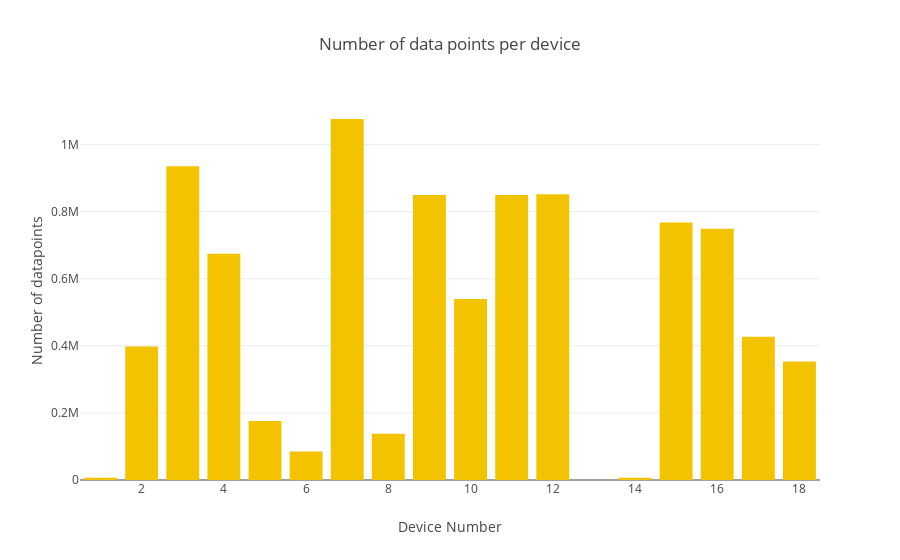

Notebook cell for this chart:
### Markdown cell above
Plotting device numbers and number of data points.

### Code cell
simple_bar_plot(xvalues=device_numbers,
                yvalues=ping_counts,
                name="ping datapoints",
                title="Number of data points per device",
                ytitle="Number of datapoints")

### Figure 1 — Plotly figure (JSON) as saved in the notebook; plotly's stock layout.template omitted (floating-point values rounded to 4 significant figures)
{"data": [{"marker": {"color": "F3C300"}, "name": "ping datapoints", "type": "bar", "x": [1, 2, 3, 4, 5, 6, 7, 8, 9, 10, 11, 12, 13, 14, 15, 16, 17, 18], "y": [7025, 397617, 935245, 674108, 175987, 84990, 1076108, 137579, 849362, 539314, 849306, 852091, 285, 6905, 767341, 748776, 427297, 352988]}], "layout": {"barmode": "stack", "title": "Number of data points per device", "xaxis": {"title": "Device Number"}, "yaxis": {"title": "Number of datapoints"}}}
